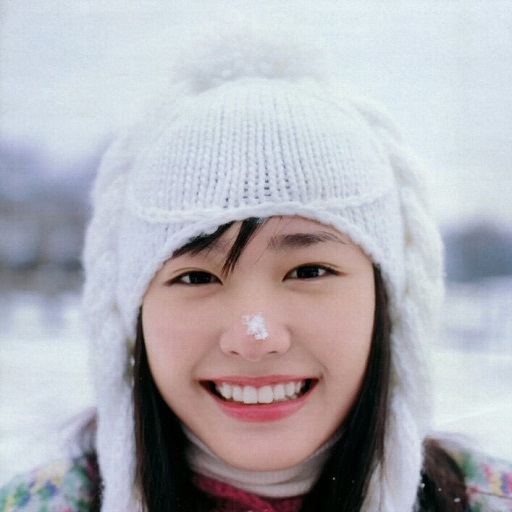
//> input picture prototype/xin.jpg, 512 x 512 px, given in place of testvideo2.mp4, which was not available
$ ./Main   (built with g++ and OpenCV 4)
//> lines starting //> are read from the running program, lines starting //| are printed output that depends on the picture; pictures that were not available may be replaced by others from this repository, and a replacement may not be noted
### VideoWatermark_cpp/WatermarkExtractor.h
#pragma once
#include<opencv2/opencv.hpp>
#include<iostream>
#include<string>
#include<vector>
class WatermarkExtractor {
public:
	WatermarkExtractor(cv::VideoCapture _cap);
	void proceedVideo();
	cv::Mat extractWatermark(cv::Mat frame,cv::Mat newFrame);
	void setProperties(int _extractorFactor, int _energy,int _verticalBias,
		int _horizontalBias, int _insertInterval);
private:
	cv::VideoCapture cap;
	double width;
	double height;
	double fps;
	int frameCount;
	int energy;
	int extractorFactor;
	int verticalBias;
	int horizontalBias;
	int insertInterval;
};

### VideoWatermark_cpp/WatermarkAdder.h
#pragma once
#include<opencv2/opencv.hpp>
#include<iostream>
#include<string>
#include<vector>
class WatermarkAdder {
public:
	WatermarkAdder(cv::VideoCapture _cap);
	void proceedVideo(std::string outputFileName);
	cv::Mat proceedFrame(cv::Mat frame,int formation);
	cv::Mat getInformationGraph(int information, int energy);
	void setProperties(int _energy, int _verticalBias, int _horizontalBias,
		int _insertInterval);
private:
	cv::VideoCapture cap;
	cv::VideoWriter outputVideo;
	double width;
	double height;
	double fps;
	int frameCount;

	int energy;
	int verticalBias;
	int horizontalBias;
	int insertInterval;


};

### VideoWatermark_cpp/Picture.h
#pragma once
#include<opencv2/opencv.hpp>
#include<iostream>
class Picture {
public:
	Picture();
	Picture(cv::Mat _m);
	std::vector<cv::Mat> pictureDct();
	void pictureIdct(std::vector<cv::Mat> input);

	void show();

	cv::Mat img;
	std::vector<cv::Mat>channels;
};

### VideoWatermark_cpp/main.h
#include <opencv2/opencv.hpp>
#include<iostream>
#include"Picture.h"
#include"WatermarkAdder.h"
#include"WatermarkExtractor.h"

### VideoWatermark_cpp/WatermarkExtractor.cpp
#include"WatermarkExtractor.h"
#include"Picture.h"
using namespace cv;
using std::cout;
using std::endl;
using std::vector;

WatermarkExtractor::WatermarkExtractor(cv::VideoCapture _cap) {
	cap = _cap;
	width = cap.get(CAP_PROP_FRAME_WIDTH);
	height = cap.get(CAP_PROP_FRAME_HEIGHT);
	fps = cap.get(CAP_PROP_FPS);
	frameCount = cap.get(CAP_PROP_FRAME_COUNT);
	cout << "width=" << width << endl;
	cout << "height=" << height << endl;
	cout << "fps=" << fps << endl;
	cout << "frame count=" << frameCount << endl;
}

void WatermarkExtractor::setProperties(int _extractorFactor, int _energy, int _verticalBias,
	int _horizontalBias, int _insertInterval) {
	extractorFactor = _extractorFactor;
	verticalBias = _verticalBias;
	energy = _energy;
	horizontalBias = _horizontalBias;
	insertInterval = _insertInterval+1;
}

void WatermarkExtractor::proceedVideo() {
	for (int i = 0; i < frameCount;i++) {
		Mat frame;
		cap.read(frame);
		if (i % insertInterval == 0) {
			i++;
			Mat frame2;
			cap.read(frame2);
			Mat res=extractWatermark(frame, frame2);
			imshow("", res);
			waitKey(0);
		}
	}
}

Mat  WatermarkExtractor::extractWatermark(cv::Mat frame, cv::Mat newFrame) {
	Picture pic(frame);
	Picture newPic(newFrame);

	vector<Mat> dct = pic.pictureDct();
	vector<Mat> newDct = newPic.pictureDct();

	Mat blue(64, 64, CV_8UC1);
	Mat green(64, 64, CV_8UC1);
	Mat red(64, 64, CV_8UC1);

	for (int i = 0; i < 64; i++) {
		for (int j = 0; j < 64; j++) {
			int tmp0=(int)(newDct[0].at<float>(i + verticalBias, j + horizontalBias) -
					dct[0].at<float>(i + verticalBias, j + horizontalBias));
			tmp0 = tmp0 > energy / 2 ? energy : 0;
			tmp0 *= extractorFactor;
			blue.at<uchar>(i, j) = tmp0 > 255 ? 255 :
				tmp0 < 0 ? 0 : tmp0;

			int tmp1 = (int)(newDct[1].at<float>(i + verticalBias, j + horizontalBias) -
				dct[1].at<float>(i + verticalBias, j + horizontalBias));
			tmp1 = tmp1 > energy / 2 ? energy : 0;
			tmp1 *= extractorFactor;
			green.at<uchar>(i, j) = tmp1 > 255 ? 255 :
				tmp1 < 0 ? 0 : tmp1;

			int tmp2 = (int)(newDct[2].at<float>(i + verticalBias, j + horizontalBias) -
				dct[2].at<float>(i + verticalBias, j + horizontalBias));
			tmp2 = tmp0 > energy / 2 ? energy : 0;
			tmp2 *= extractorFactor;
			red.at<uchar>(i, j) = tmp2 > 255 ? 255 :
				tmp2 < 0 ? 0 : tmp2;
		}
	}
	vector<Mat> channels;
	channels.push_back(blue);
	channels.push_back(green);
	channels.push_back(red);
	Mat res;
	merge(channels, res);
	return res;

}

### VideoWatermark_cpp/WatermarkAdder.cpp
#include"WatermarkAdder.h"
#include"Picture.h"
using namespace cv;
using std::endl;
using std::cout;
using std::string;
using std::vector;
WatermarkAdder::WatermarkAdder(cv::VideoCapture _cap) {
	cap = _cap;
	/*basic information of the input video*/
	width = cap.get(CAP_PROP_FRAME_WIDTH);
	height = cap.get(CAP_PROP_FRAME_HEIGHT);
	fps = cap.get(CAP_PROP_FPS);
	frameCount = cap.get(CAP_PROP_FRAME_COUNT);
	cout << "width=" << width << endl;
	cout << "height=" << height << endl;
	cout << "fps=" << fps << endl;
	cout << "frame count=" << frameCount << endl;
}

void WatermarkAdder::setProperties(int _energy, int _verticalBias,
	int _horizontalBias,int _insertInterval) {
	energy = _energy;
	verticalBias = _verticalBias;
	horizontalBias = _horizontalBias;
	insertInterval = _insertInterval;
}
void WatermarkAdder::proceedVideo(string outputFileName) {
//> called with outputFileName = "test.mp4"
	/*prepare write into new video*/
	VideoWriter videoWriter(outputFileName,
		VideoWriter::fourcc('M','P','4','V'),
		fps/insertInterval*(insertInterval+1),
		Size(width, height)
		);

	for (int i = 0; i < frameCount; i++) {
		Mat frame;
		cap.read(frame);
		videoWriter.write(frame);
		if (i % insertInterval == 0) {
			cout << "proceeding frame " << i << endl;
			Mat newFrame = proceedFrame(frame, i);
			videoWriter.write(newFrame);
		}
	}
//> this loop made 1 pass
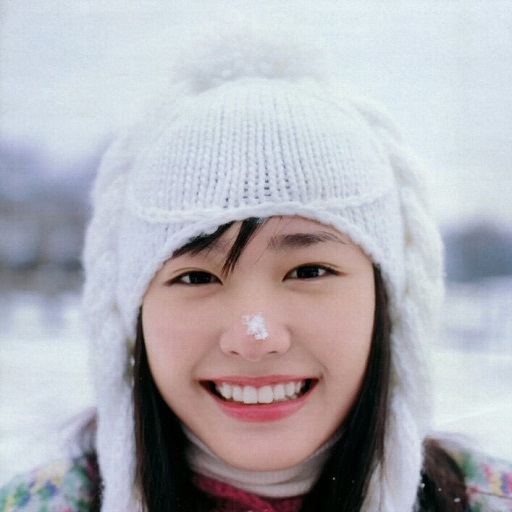
//> input picture prototype/xin.jpg, 512 x 512 px, given in place of testvideo2.mp4, which was not available
//> pass 1, in pictureDct, `Mat blueChannel = channels.at(0);`:
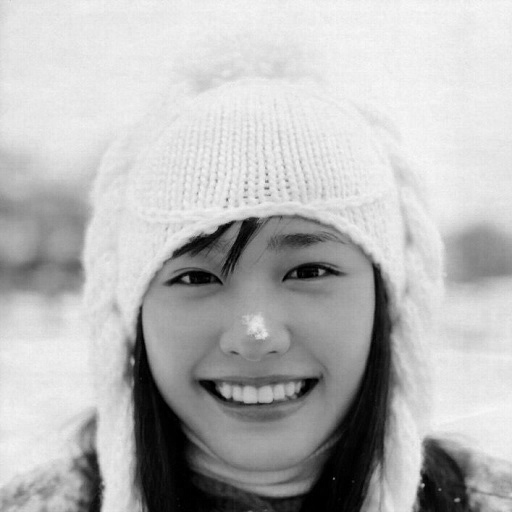
//> blueChannel: 512 rows x 512 cols, CV_8UC1; min 0, max 250, mean 183.3
//> pass 1, in pictureDct, `Mat greenChannel = channels.at(1);`:
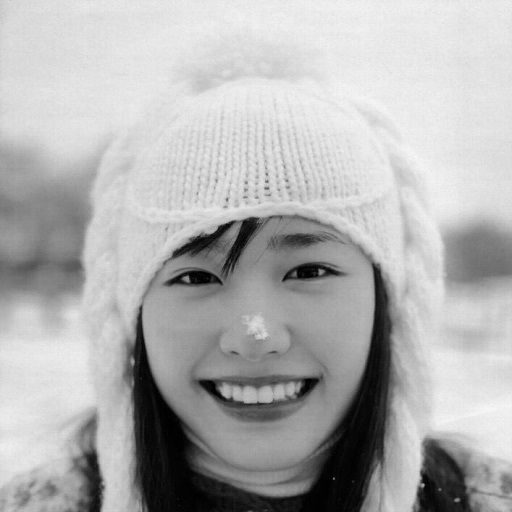
//> greenChannel: 512 rows x 512 cols, CV_8UC1; min 0, max 248, mean 176.9
//> pass 1, in pictureDct, `Mat redChannel = channels.at(2);`:
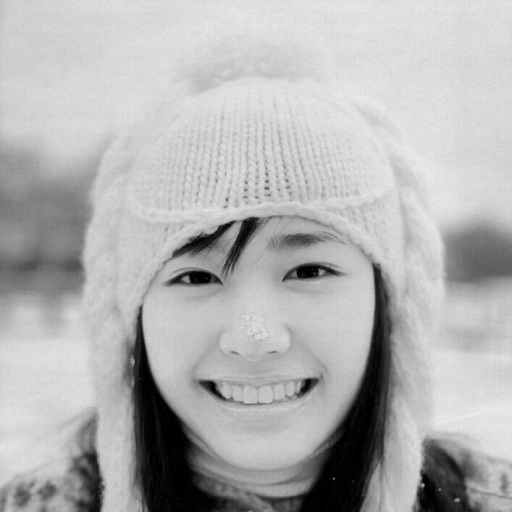
//> redChannel: 512 rows x 512 cols, CV_8UC1; min 0, max 238, mean 178.2
}

Mat WatermarkAdder::proceedFrame(Mat frame,int information) {

	Picture pic(frame);
	Mat informationGraph = getInformationGraph(information, energy);
	vector<Mat>dctResult = pic.pictureDct();
	for (int i = 0; i < 64; i++) {
		for (int j = 0; j < 64; j++) {
			dctResult[0].at<float>(i + verticalBias, j + horizontalBias) +=
				informationGraph.at<uchar>(i, j);

			dctResult[1].at<float>(i + verticalBias, j + horizontalBias) +=
				informationGraph.at<uchar>(i, j);

			dctResult[2].at<float>(i + verticalBias, j + horizontalBias) +=
				informationGraph.at<uchar>(i, j);
		}
	}
	Picture res;
	res.pictureIdct(dctResult);
	return res.img;
}

Mat WatermarkAdder:: getInformationGraph(int information, int energy) {
	Mat res(64,64, CV_8UC1);
	int pos = 31;
	for (int i = 0; i < 8; i++) {
		for (int j = 0; j < 4; j++) {
			int bit = ((1 << pos) & information);
			for (int k = 0; k < 8; k++) {
				for (int l = 0; l < 16; l++) {
					res.at<uchar>(i * 8 + k,j * 16 + l) = (bit == 0 ? 0 : (uchar)energy);
				}
			}
			pos--;
		}
	}
	return res;
}

### VideoWatermark_cpp/Picture.cpp
#include"Picture.h"
using namespace cv;

Picture::Picture(Mat _m) {
	img = _m.clone();
	split(img, channels);
}

Picture::Picture() {

}

std::vector<Mat> Picture::pictureDct() {
	//extract different channels
	Mat blueChannel = channels.at(0);
	Mat greenChannel = channels.at(1);
	Mat redChannel = channels.at(2);

	/*convert to float matrices*/
	Mat blueTmp,greenTmp,redTmp;
	blueChannel.convertTo(blueTmp, CV_32F, 1.0 );
	greenChannel.convertTo(greenTmp, CV_32F, 1.0 );
	redChannel.convertTo(redTmp, CV_32F, 1.0 );
	//blueChannel.convertTo(blueTmp, CV_32F, 1.0 / 255);
	//greenChannel.convertTo(greenTmp, CV_32F, 1.0 / 255);
	//redChannel.convertTo(redTmp, CV_32F, 1.0 / 255);

	/*dct*/
	Mat blueResult, greenResult, redResult;
	dct(blueTmp, blueResult);
	dct(greenTmp, greenResult);
	dct(redTmp, redResult);

	/*return value*/
	std::vector<Mat> res;
	res.push_back(blueResult);
	res.push_back(greenResult);
	res.push_back(redResult);
	return res;

}

void Picture::pictureIdct(std::vector<Mat> input) {
	Mat blueInput = input[0];
	Mat greenInput = input[1];
	Mat redInput = input[2];
	//Mat blueRev=input[0],greenRev=input[1],redRev=input[2];
	Mat blueRev(512, 512, CV_32F);
	Mat greenRev(512, 512, CV_32F);
	Mat redRev(512, 512, CV_32F);

	dct(blueInput, blueRev, DCT_INVERSE);
	dct(greenInput, greenRev, DCT_INVERSE);
	dct(redInput, redRev, DCT_INVERSE);

	int rows = blueRev.rows;
	int cols = blueRev.rows;

	blueRev.convertTo(blueRev, CV_8UC1, 1);
	greenRev.convertTo(greenRev, CV_8UC1, 1);
	redRev.convertTo(redRev, CV_8UC1, 1);

	channels.clear();
	channels.push_back(blueRev);
	channels.push_back(greenRev);
	channels.push_back(redRev);

	merge(channels, img);
}

// [4 lines left out: function show, not called in this run]

### VideoWatermark_cpp/Main.cpp
#include"main.h"
using namespace cv;
int main()
{
	// [39 lines of commented-out code are left out]
	VideoCapture cap("testvideo2.mp4");
	WatermarkAdder t(cap);
	t.setProperties(20, 320-64, 320 - 64, 5);
	t.proceedVideo("test.mp4");
	VideoCapture cap2("test.mp4");
	WatermarkExtractor t2(cap2);
	t2.setProperties(10, 20, 320 - 64, 320 - 64, 5);
	t2.proceedVideo();
}
